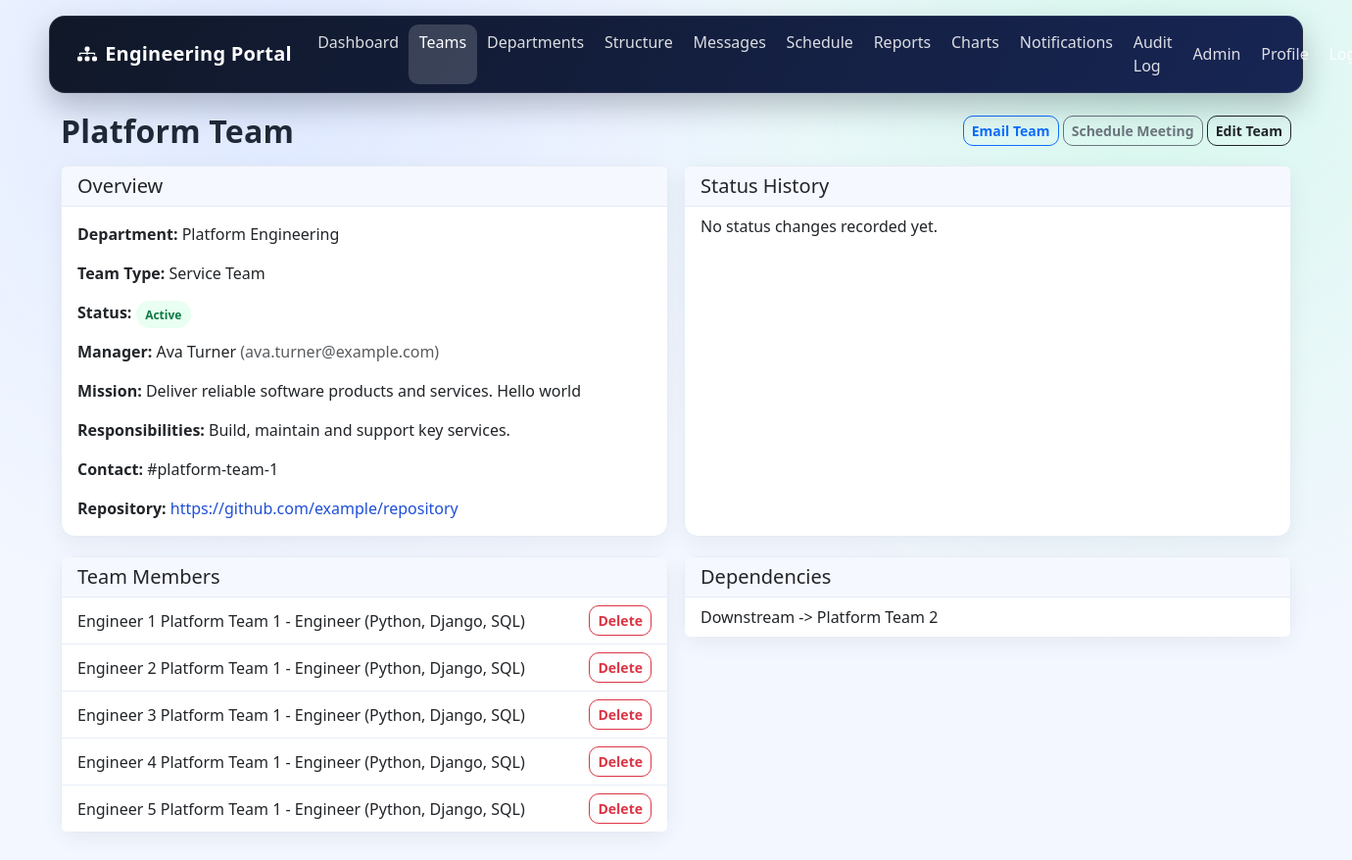
The app's page /teams/1/ (signed in) with its own data.
### teams/models.py (models this page shows, shortened)
class Team(models.Model):
    class TeamStatus(models.TextChoices):
        ACTIVE = "active", "Active"
        RESTRUCTURED = "restructured", "Restructured"
        DISBANDED = "disbanded", "Disbanded"
    name = models.CharField(max_length=140, unique=True)
    department = models.ForeignKey(Department, on_delete=models.PROTECT, related_name="teams")
    team_type = models.ForeignKey(
        TeamType, on_delete=models.SET_NULL, null=True, blank=True, related_name="teams"
    )
    manager = models.ForeignKey(User, on_delete=models.SET_NULL, null=True, blank=True, related_name="managed_teams")
    mission = models.TextField()
    responsibilities = models.TextField()
    contact_channel = models.CharField(max_length=200, help_text="Slack, Teams channel, or email.")
    repository_url = models.URLField(blank=True)
    status = models.CharField(max_length=20, choices=TeamStatus.choices, default=TeamStatus.RESTRUCTURED)
    created_at = models.DateTimeField(auto_now_add=True)
    updated_at = models.DateTimeField(auto_now=True)
    class Meta:
        ordering = ["name"]

class TeamMember(models.Model):
    team = models.ForeignKey(Team, on_delete=models.CASCADE, related_name="members")
    full_name = models.CharField(max_length=120)
    email = models.EmailField()
    role = models.CharField(max_length=80, default="Engineer")
    skills = models.CharField(max_length=200, blank=True)
    class Meta:
        unique_together = ("team", "email")
        ordering = ["full_name"]

class TeamDependency(models.Model):
    class RelationType(models.TextChoices):
        UPSTREAM = "upstream", "Upstream"
        DOWNSTREAM = "downstream", "Downstream"
    from_team = models.ForeignKey(Team, on_delete=models.CASCADE, related_name="dependencies_from")
    to_team = models.ForeignKey(Team, on_delete=models.CASCADE, related_name="dependencies_to")
    relation_type = models.CharField(max_length=20, choices=RelationType.choices)
    notes = models.CharField(max_length=250, blank=True)
    class Meta:
        unique_together = ("from_team", "to_team", "relation_type")
        ordering = ["from_team__name", "to_team__name"]

### organization/models.py (models this page shows, shortened)
class Department(models.Model):
    name = models.CharField(max_length=120, unique=True)
    leader_name = models.CharField(max_length=120)
    specialisation = models.CharField(max_length=200)
    description = models.TextField(blank=True)
    is_active = models.BooleanField(default=True)

class TeamType(models.Model):
    name = models.CharField(max_length=80, unique=True)
    description = models.TextField(blank=True)

### teams/views.py (the view)
# urls.py: path("<int:pk>/", TeamDetailView.as_view(), name="team_detail"),
class TeamDetailView(LoginRequiredMixin, DetailView):
    model = Team
    template_name = "teams/team_detail.html"
    context_object_name = "team"
    def get_context_data(self, **kwargs):
        context = super().get_context_data(**kwargs)
        team = self.get_object()
        context["members"] = team.members.all()
        context["dependencies_from"] = team.dependencies_from.select_related("to_team")
        context["dependencies_to"] = team.dependencies_to.select_related("from_team")
        return context

### core/context_processors.py (called while the page is built)
def notification_count(request):
    if request.user.is_authenticated:
        return {"unread_notifications_count": Notification.objects.filter(user=request.user, is_read=False).count()}
    return {"unread_notifications_count": 0}

### core/current_user.py (called while the page is built)
def set_current_user(user):
    _current_user.set(user)

### templates/teams/team_detail.html (shortened to what this page needs)
{% extends "base.html" %}
{% block content %}
<div class="d-flex justify-content-between align-items-center mb-3">
    <h2 class="page-title mb-0">{{ team.name }}</h2>
    <div>
        <a class="btn btn-outline-primary btn-sm" href="{% url 'message_create' %}?team={{ team.pk }}">Email Team</a>
        <a class="btn btn-outline-secondary btn-sm" href="{% url 'meeting_create' %}?team={{ team.pk }}">Schedule Meeting</a>
        <a class="btn btn-outline-dark btn-sm" href="{% url 'team_update' team.pk %}">Edit Team</a>
    </div>
</div>
<div class="row g-3">
    <div class="col-lg-6">
        <div class="card h-100">
            <div class="card-header card-header-soft"><h5 class="mb-0">Overview</h5></div>
            <div class="card-body">
                <p><strong>Department:</strong> {{ team.department.name }}</p>
                <p><strong>Team Type:</strong> {{ team.team_type.name|default:"Not set" }}</p>
                <p><strong>Status:</strong> <span class="badge-pill-soft {% if team.status == 'active' %}badge-soft-success{% else %}badge-soft-danger{% endif %}">{{ team.get_status_display }}</span></p>
                <p><strong>Manager:</strong> {{ team.manager.get_full_name|default:"Not assigned" }}{% if team.manager.email %} <span class="text-muted">({{ team.manager.email }})</span>{% endif %}</p>
                <p><strong>Mission:</strong> {{ team.mission }}</p>
                <p><strong>Responsibilities:</strong> {{ team.responsibilities }}</p>
                <p><strong>Contact:</strong> {{ team.contact_channel }}</p>
                <p class="mb-0"><strong>Repository:</strong> <a href="{{ team.repository_url }}">{{ team.repository_url }}</a></p>
            </div>
        </div>
    </div>
    <div class="col-lg-6">
        <div class="card h-100">
            <div class="card-header card-header-soft"><h5 class="mb-0">Status History</h5></div>
            <ul class="list-group list-group-flush">
                {% for row in team.status_history.all %}
                    <li class="list-group-item">{{ row.changed_at }}: {{ row.old_status }} -> {{ row.new_status }}</li>
                {% empty %}
                    <li class="list-group-item">No status changes recorded yet.</li>
                {% endfor %}
            </ul>
        </div>
    </div>
</div>
<div class="row g-3 mt-1">
    <div class="col-lg-6">
        <div class="card">
            <div class="card-header card-header-soft"><h5 class="mb-0">Team Members</h5></div>
            <ul class="list-group list-group-flush">
                {% for member in members %}
                    <li class="list-group-item d-flex justify-content-between align-items-center">
                        <span>{{ member.full_name }} - {{ member.role }} ({{ member.skills }})</span>
                        <a class="btn btn-sm btn-outline-danger" href="{% url 'team_member_delete' member.pk %}">Delete</a>
                    </li>
                {% empty %}
                    <li class="list-group-item">No members added.</li>
                {% endfor %}
            </ul>
        </div>
    </div>
    <div class="col-lg-6">
        <div class="card">
            <div class="card-header card-header-soft"><h5 class="mb-0">Dependencies</h5></div>
            <ul class="list-group list-group-flush">
                {% for dep in dependencies_from %}
                    <li class="list-group-item">{{ dep.get_relation_type_display }} -> {{ dep.to_team.name }} {% if dep.notes %}({{ dep.notes }}){% endif %}</li>
                {% empty %}
                    <li class="list-group-item">No outgoing dependencies.</li>
                {% endfor %}
            </ul>
        </div>
    </div>
</div>
{% endblock %}

### static/css/site.css (style rules this page uses)
:root { --bg: #f3f7ff; --surface: #ffffff; --text: #1f2937; --muted: #6b7280; --primary: #3366ff; --primary-dark: #1f4fd6; --danger-soft: #ffe8ec; --success-soft: #e8fff2; }
body { font-family: "Segoe UI", Tahoma, Geneva, Verdana, sans-serif; background: radial-gradient(circle at 20% 10%, #dfe9ff 0%, rgba(223, 233, 255, 0) 40%), radial-gradient(circle at 85% 10%, #d8f8ee 0%, rgba(216, 248, 238, 0) 40%), var(--bg); color: var(--text); min-height: 100vh; }
a { color: var(--primary-dark); text-decoration: none; }
.page-title { font-weight: 700; letter-spacing: 0.2px; margin-bottom: 1rem; }
.card { border: 1px solid #e5ecf6; border-radius: 14px; box-shadow: 0 6px 22px rgba(15, 23, 42, 0.06); }
.card-header-soft { background: #f6f8ff; border-bottom: 1px solid #e5ecf6; border-radius: 14px 14px 0 0; }
.btn { border-radius: 10px; font-weight: 600; }
.list-group-item { border-color: #e8eef7; }
.badge-pill-soft { padding: 0.35rem 0.6rem; border-radius: 999px; font-size: 0.75rem; font-weight: 700; }
.badge-soft-success { background: var(--success-soft); color: #0f7a45; }

### records on screen
Team: name "Platform Team", department.name "Platform Engineering", team_type.name "Service Team", status "Active", manager.get_full_name "Ava Turner", manager.email "ava.turner@example.com", mission "Deliver reliable software products and services. Hello world", responsibilities "Build, maintain and support key services.", contact_channel "#platform-team-1", repository_url "https://github.com/example/repository"
TeamMember: full_name "Engineer 1 Platform Team 1", role "Engineer", skills "Python, Django, SQL"
TeamMember: full_name "Engineer 2 Platform Team 1", role "Engineer", skills "Python, Django, SQL"
TeamMember: full_name "Engineer 3 Platform Team 1", role "Engineer", skills "Python, Django, SQL"
TeamMember: full_name "Engineer 4 Platform Team 1", role "Engineer", skills "Python, Django, SQL"
TeamMember: full_name "Engineer 5 Platform Team 1", role "Engineer", skills "Python, Django, SQL"
TeamDependency: relation_type "Downstream", to_team.name "Platform Team 2"
